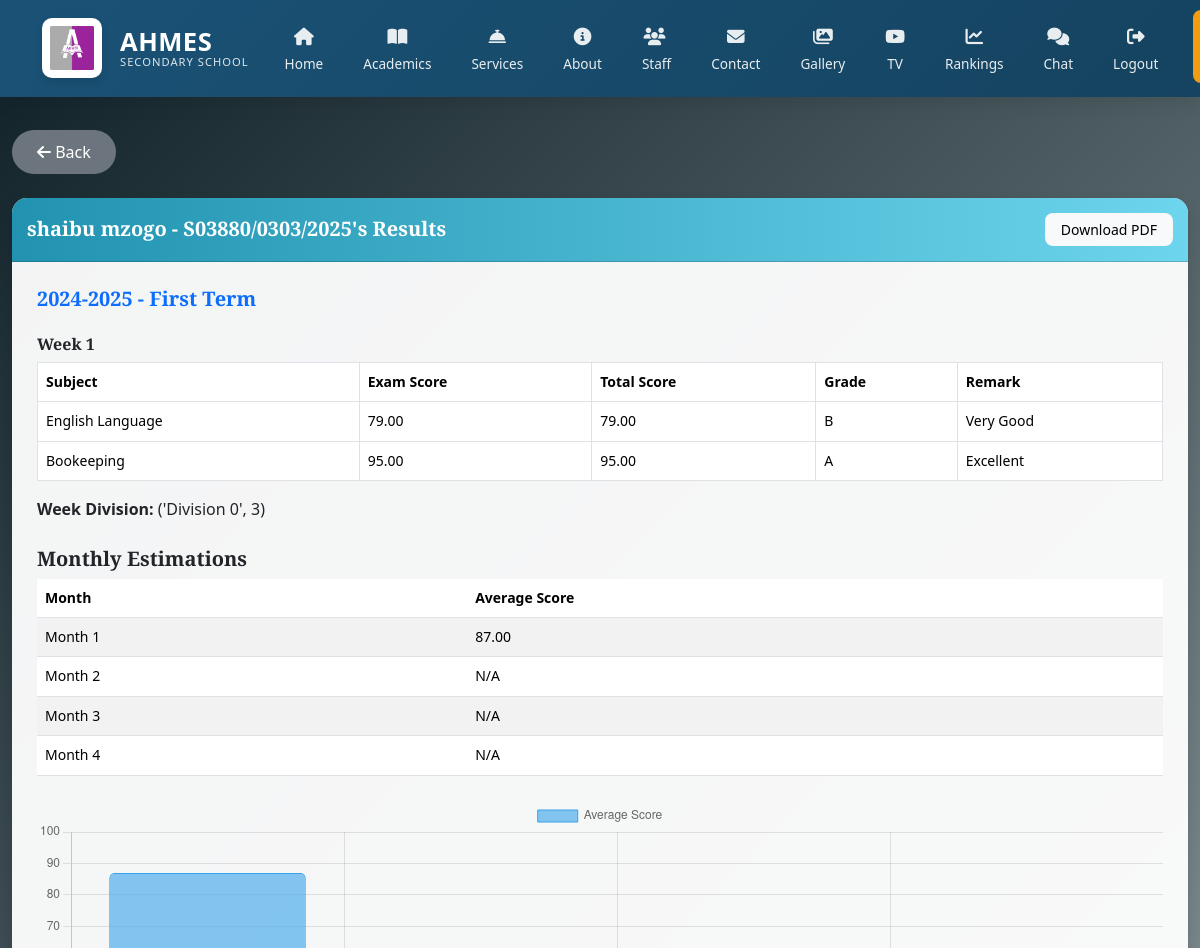
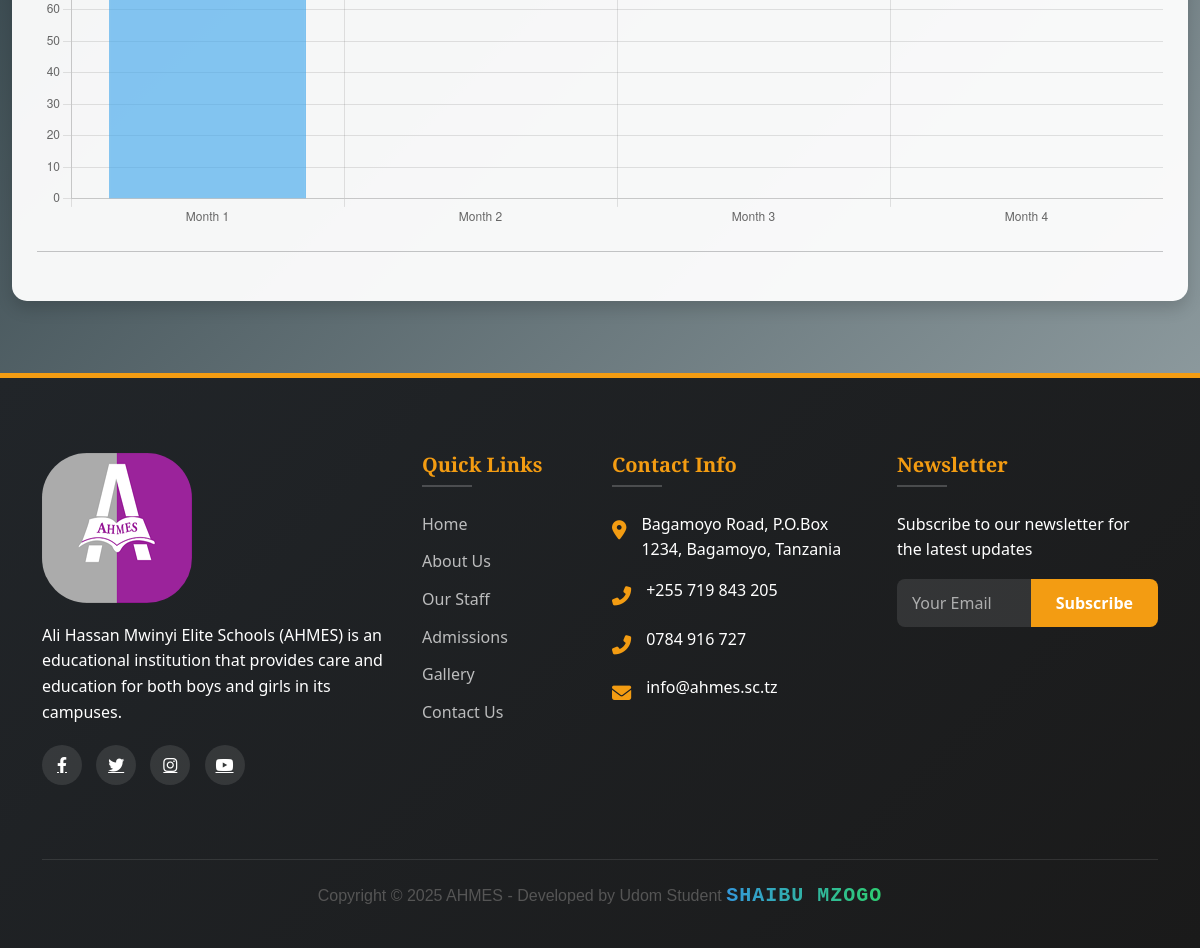
Page /parent/results/ (signed in) on the committed database (2 pictures, top to bottom).
### main/models.py (models this page shows, shortened)
class Student(models.Model):
    GENDER_CHOICES = [
        ('M', 'Male'),
        ('F', 'Female'),
    ]
    user = models.OneToOneField(
        User,
        on_delete=models.CASCADE,
        related_name='student_profile',
        null=True,
        blank=True
    )
    first_name = models.CharField(max_length=100)
    middle_name = models.CharField(max_length=100, blank=True)
    last_name = models.CharField(max_length=100)
    gender = models.CharField(max_length=1, choices=GENDER_CHOICES)
    date_of_birth = models.DateField()
    admission_number = models.CharField(max_length=20, unique=True)
    campus = models.ForeignKey(
        Campus,
        on_delete=models.CASCADE,
        related_name='students'
    )
    level = models.ForeignKey(
        Level,
        on_delete=models.CASCADE,
        related_name='students'
    )
    admission_date = models.DateField()
    parent = models.ForeignKey(
        Parent,
        on_delete=models.CASCADE,
        related_name='students',
        null=True,
        blank=True
    )
    profile_picture = CloudinaryField(
        'students/profile_pictures',
        folder="school/students/profile_pictures",
        transformation={'quality': 'auto:good', 'width': 300, 'height': 300, 'crop': 'fill'},
        blank=True,
        null=True
    )
    created_at = models.DateTimeField(auto_now_add=True)
    updated_at = models.DateTimeField(auto_now=True)
    def __str__(self):
        return f"{self.first_name} {self.last_name} - {self.admission_number}"
    class Meta:
        ordering = ['-created_at']
        verbose_name = 'Student'
        verbose_name_plural = 'Students'

class Result(models.Model):
    TERM_CHOICES = [('1','First Term'),('2','Second Term')]
    student = models.ForeignKey(Student, on_delete=models.CASCADE, related_name='results')
    subject = models.ForeignKey(Subject, on_delete=models.CASCADE)
    school_class = models.ForeignKey(SchoolClass, on_delete=models.CASCADE)
    term = models.CharField(max_length=1, choices=TERM_CHOICES)
    academic_year = models.CharField(max_length=20)
    week_number = models.PositiveSmallIntegerField()
    exam_score = models.DecimalField(max_digits=5, decimal_places=2)
    total_score = models.DecimalField(max_digits=5, decimal_places=2, editable=False)
    grade = models.CharField(max_length=2, editable=False)
    remark = models.CharField(max_length=100, editable=False)
    teacher = models.ForeignKey(StaffMember, on_delete=models.CASCADE, related_name='results_given')
    is_approved = models.BooleanField(default=False)
    approved_by = models.ForeignKey(User, null=True, blank=True, on_delete=models.SET_NULL, related_name='approved_results')
    date_approved = models.DateTimeField(null=True, blank=True)
    class Meta:
        unique_together = ('student','subject','term','academic_year','week_number')

class Subject(models.Model):
    name = models.CharField(max_length=100)
    code = models.CharField(max_length=20, unique=True)
    description = models.TextField(blank=True)
    level = models.ForeignKey(Level, on_delete=models.CASCADE, related_name='subjects')

### main/views.py (the view)
# urls.py: path('parent/results/', parent_view_results, name='parent_view_results'),
@login_required
def parent_view_results(request):
    try:
        parent = request.user.parent_profile
    except Parent.DoesNotExist:
        raise PermissionDenied("No parent profile found for this account.")
    students = Student.objects.filter(parent=parent)
    if not students.exists():
        raise PermissionDenied("No students associated with this parent account.")
    results = Result.objects.filter(
        student__in=students,
        is_approved=True
    ).order_by('-academic_year', 'term', 'week_number')
    results_by_student = {}
    for student in students:
        student_results = results.filter(student=student)
        results_by_year_term = defaultdict(list)
        for result in student_results:
            year_term = f"{result.academic_year} - {result.get_term_display()}"
            results_by_year_term[year_term].append(result)
        structured_results = {}
        for year_term, term_results in results_by_year_term.items():
            weeks = defaultdict(list)
            for result in term_results:
                weeks[result.week_number].append(result)
            weekly_data = {}
            for week_number, weekly_results in weeks.items():
                week_division = calculate_division(student, weekly_results)
                weekly_data[week_number] = {
                    'results': weekly_results,
                    'division': week_division
                }
            monthly_estimations = []
            for i in range(0, 15, 4):  # every 4 weeks (0,4,8,12)
                monthly_total_scores = []
                for week in range(i + 1, min(i + 5, 16)):  # 1-4, 5-8, 9-12, 13-15
                    if week in weekly_data:
                        for r in weekly_data[week]['results']:
                            if r.total_score is not None:
                                monthly_total_scores.append(r.total_score)
                if monthly_total_scores:
                    avg = round(sum(monthly_total_scores) / len(monthly_total_scores), 2)
                else:
                    avg = None
                monthly_estimations.append({
                    'month': f"Month {(i // 4) + 1}",
                    'average_score': avg
                })
            structured_results[year_term] = {
                'weeks': weekly_data,
                'monthly_estimations': monthly_estimations
            }
        results_by_student[student] = structured_results
    return render(request, 'academics/parent_view_results.html', {
        'results_by_student': results_by_student
    })

### main/context_processors.py (called while the page is built)
def admin_counts(request):
    if request.user.is_authenticated and request.user.is_admin:
        return {
            'pending_comments': Comment.objects.filter(is_approved=False).count(),
            'gallery_count': Gallery.objects.count(),
        }
    return {}

def unread_messages_count(request):
    if request.user.is_authenticated:
        count = Message.objects.filter(
            conversation__participants=request.user,
            is_read=False
        ).exclude(
            sender=request.user
        ).count()
        print(f"DEBUG: Unread messages count for {request.user}: {count}")  # Debug output
        return {'unread_messages_count': count}
    return {}

### main/models.py (called while the page is built)
    def __str__(self):
        return self.username

### main/templates/academics/parent_view_results.html (shortened to what this page needs)
{% extends 'main/base.html' %}
{% load static %}
{% block content %}
<div class="container-fluid py-4">
  <div class="d-flex justify-content-between align-items-center mb-4">
    <a href="{% url 'parent_dashboard' %}" class="btn btn-secondary">
      <i class="fas fa-arrow-left"></i> Back
    </a>
  </div>
  {% for student, year_terms in results_by_student.items %}
  <div class="card shadow mb-5">
    <div class="card-header d-flex justify-content-between align-items-center">
      <div>
        <h5 class="mb-0">{{ student }}'s Results</h5>
      </div>
      <a href="{% url 'download_result_pdf' student.id %}" class="btn btn-sm btn-light">
        Download PDF
      </a>
    </div>
    <div class="card-body">
      {% for year_term, data in year_terms.items %}
      <h5 class="mb-3 text-primary">{{ year_term }}</h5>
      {% for week_number, week_data in data.weeks.items %}
      <h6 class="mt-4 text-dark">Week {{ week_number }}</h6>
      <div class="table-responsive mb-3">
        <table class="table table-bordered table-hover bg-white">
          <thead class="thead-light">
            <tr>
              <th>Subject</th>
              <th>Exam Score</th>
              <th>Total Score</th>
              <th>Grade</th>
              <th>Remark</th>
            </tr>
          </thead>
          <tbody>
            {% for result in week_data.results %}
            <tr>
              <td>{{ result.subject.name }}</td>
              <td>{{ result.exam_score|default:"N/A" }}</td>
              <td>{{ result.total_score|default:"N/A" }}</td>
              <td>{{ result.grade|default:"N/A" }}</td>
              <td>{{ result.remark|default:"N/A" }}</td>
            </tr>
            {% empty %}
            <tr>
              <td colspan="5" class="text-center">No results available for this week.</td>
            </tr>
            {% endfor %}
          </tbody>
        </table>
      </div>
      <p><strong>Week Division:</strong> {{ week_data.division|default:"N/A" }}</p>
      {% endfor %}
      <h5 class="mt-4 text-dark">Monthly Estimations</h5>
      <div class="table-responsive mb-4">
        <table class="table table-striped bg-white">
          <thead>
            <tr>
              <th>Month</th>
              <th>Average Score</th>
            </tr>
          </thead>
          <tbody>
            {% for month_data in data.monthly_estimations %}
            <tr>
              <td>{{ month_data.month }}</td>
              <td>
                {% if month_data.average_score %}
                  {{ month_data.average_score }}
                {% else %}
                  N/A
                {% endif %}
              </td>
            </tr>
            {% endfor %}
          </tbody>
        </table>
      </div>
      <canvas id="progressChart-{{ forloop.counter0 }}" height="100"></canvas>
      <hr class="my-4">
      {% empty %}
      <p class="text-muted">No terms available for this student.</p>
      {% endfor %}
    </div>
  </div>
  {% empty %}
  <p class="text-white">No students associated with your account.</p>
  {% endfor %}
</div>
<script>
  {% for student, year_terms in results_by_student.items %}
    {% for year_term, data in year_terms.items %}
      const ctx{{ forloop.parentloop.counter0 }}_{{ forloop.counter0 }} = document.getElementById('progressChart-{{ forloop.parentloop.counter0 }}').getContext('2d');
      new Chart(ctx{{ forloop.parentloop.counter0 }}_{{ forloop.counter0 }}, {
        type: 'bar',
        data: {
          labels: [{% for m in data.monthly_estimations %}"{{ m.month }}"{% if not forloop.last %}, {% endif %}{% endfor %}],
          datasets: [{
            label: 'Average Score',
            data: [{% for m in data.monthly_estimations %}{{ m.average_score|default:0 }}{% if not forloop.last %}, {% endif %}{% endfor %}],
            backgroundColor: 'rgba(54, 162, 235, 0.6)',
            borderColor: 'rgba(54, 162, 235, 1)',
            borderWidth: 1,
            borderRadius: 5
          }]
        },
        options: {
          responsive: true,
          animation: {
            duration: 1200,
            easing: 'easeInOutQuart'
          },
          scales: {
            y: {
              beginAtZero: true,
              max: 100,
              ticks: {
                stepSize: 10
              }
            }
          }
        }
      });
    {% endfor %}
  {% endfor %}
</script>
{% endblock %}

### main/templates/academics/parent_view_results.html (style rules this page uses)
body { background: linear-gradient(-45deg, #e8f0f1ff, #edf2f3ff, #dae5e7ff, #0f2027); background-size: 400% 400%; animation: gradientBG 15s ease infinite; font-family: 'Segoe UI', sans-serif; }
.card { background: rgba(255, 255, 255, 0.95); border-radius: 15px; animation: fadeIn 0.5s ease-in; }
.card-header { background: linear-gradient(90deg, #2193b0, #6dd5ed); color: white; border-top-left-radius: 15px; border-top-right-radius: 15px; padding: 15px; }
.table { margin-bottom: 0; font-size: 14px; }
h1, h5, h6 { font-weight: 600; }
.btn-primary, .btn-secondary { border-radius: 25px; }
.btn-sm { padding: 6px 16px; }
canvas { margin-top: 20px; }

### rows in the picture
Student: first_name+last_name+admission_number "shaibu mzogo - S03880/0303/2025", year_terms "2024-2025 - First Term", weeks "1", division "('Division 0', 3)", month "Month 1" "Month 2" "Month 3" "Month 4", average_score "87.00"
Result: subject.name "English Language", exam_score "79.00", total_score "79.00", grade "B", remark "Very Good"
Result: subject.name "Bookeeping", exam_score "95.00", total_score "95.00", grade "A", remark "Excellent"
